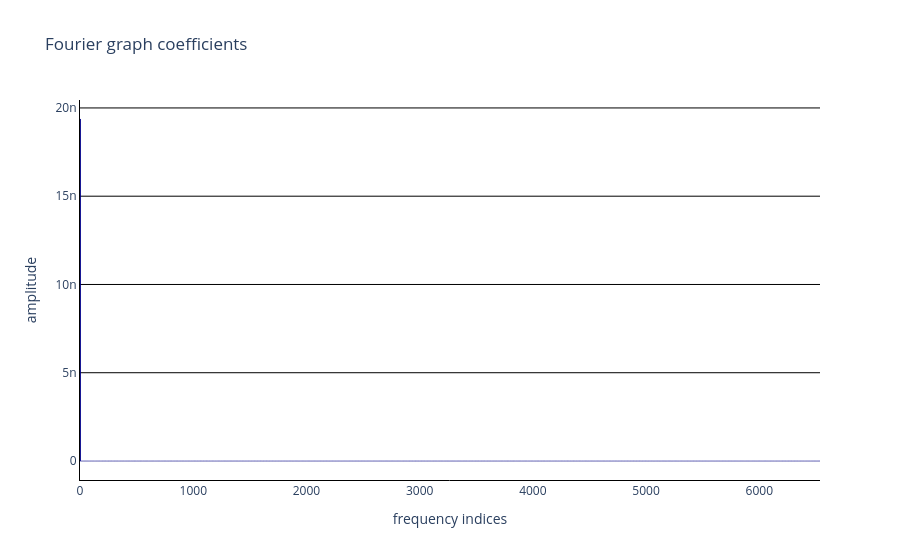

This figure's notebook cell:
### Code cell
activity_cs = cst @ activity.data
plot_fourier_transform(activity_cs.squeeze())

### Figure 1 — Plotly figure (JSON) as saved in the notebook; plotly's stock layout.template omitted (floating-point values rounded to 4 significant figures; data arrays with more than 128 entries replaced by an {"elided": "..."} marker saying what was removed)
{"data": [{"marker": {"color": "darkblue", "line": {"color": "darkblue"}}, "type": "bar", "y": {"elided": "6537 float values"}}], "layout": {"plot_bgcolor": "white", "showlegend": false, "title": {"text": "Fourier graph coefficients"}, "xaxis": {"linecolor": "black", "title": {"text": "frequency indices"}}, "yaxis": {"gridcolor": "black", "linecolor": "black", "title": {"text": "amplitude"}}}}
